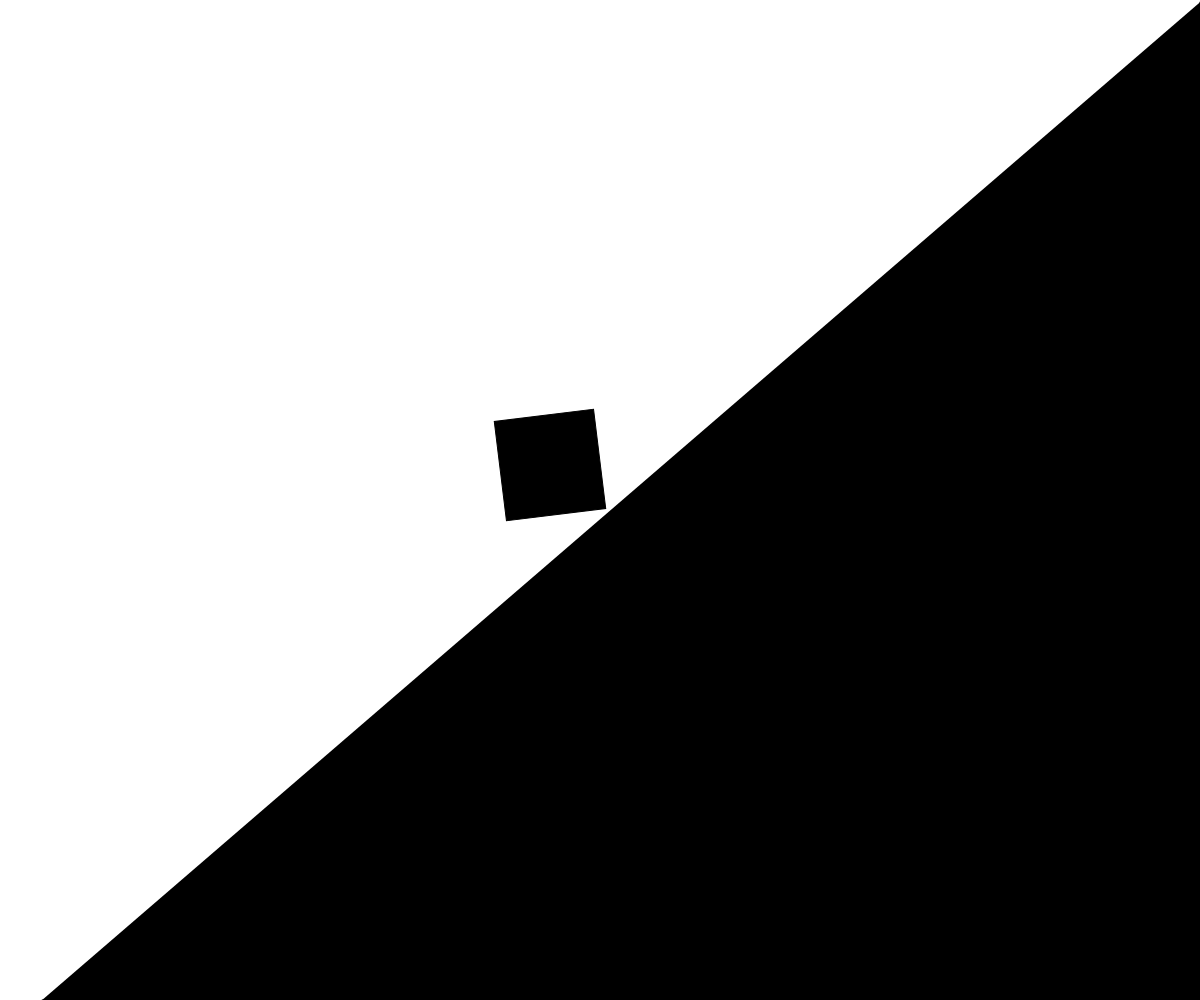
Frame 1 (no input)
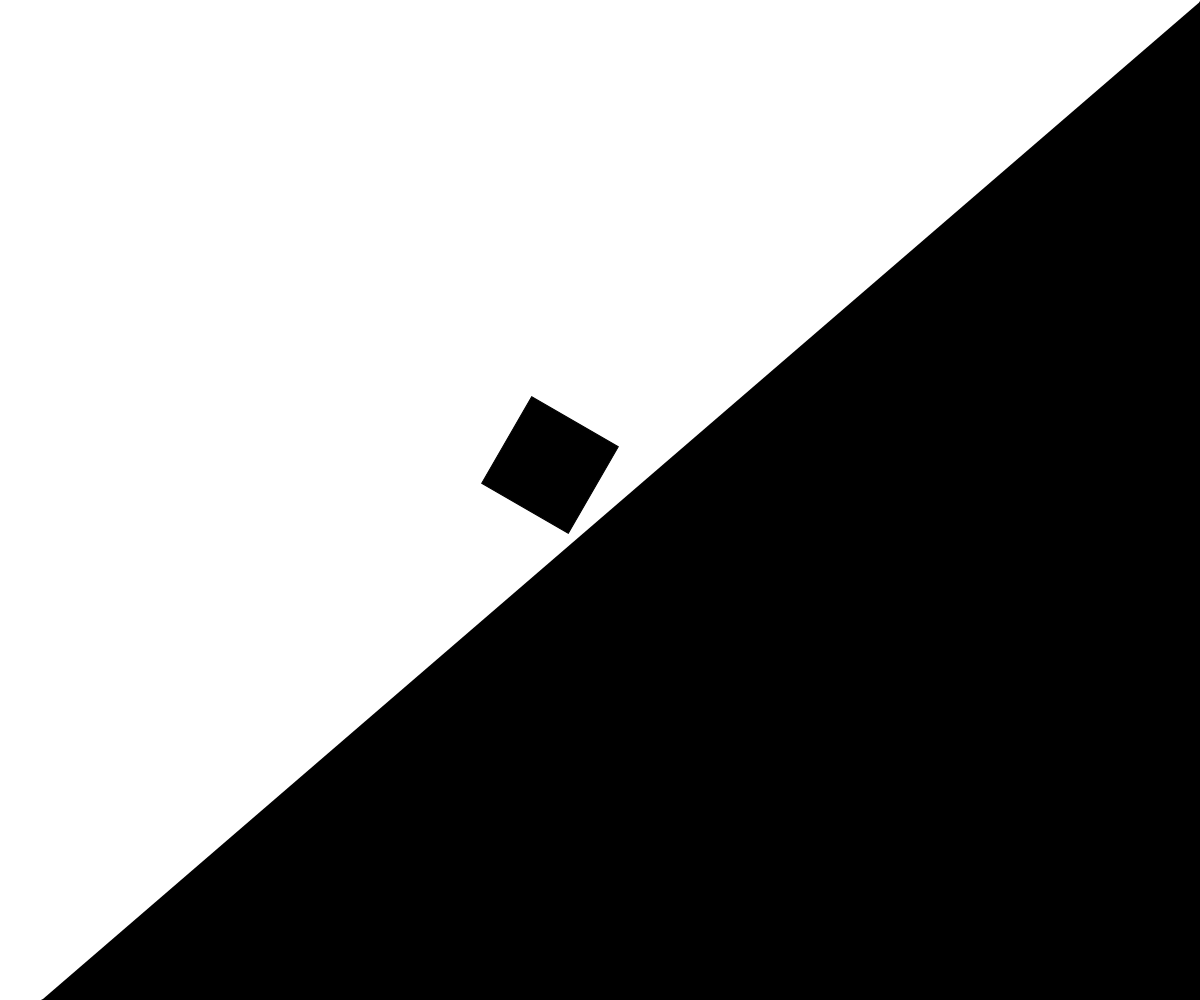
Frame 60 (no input)
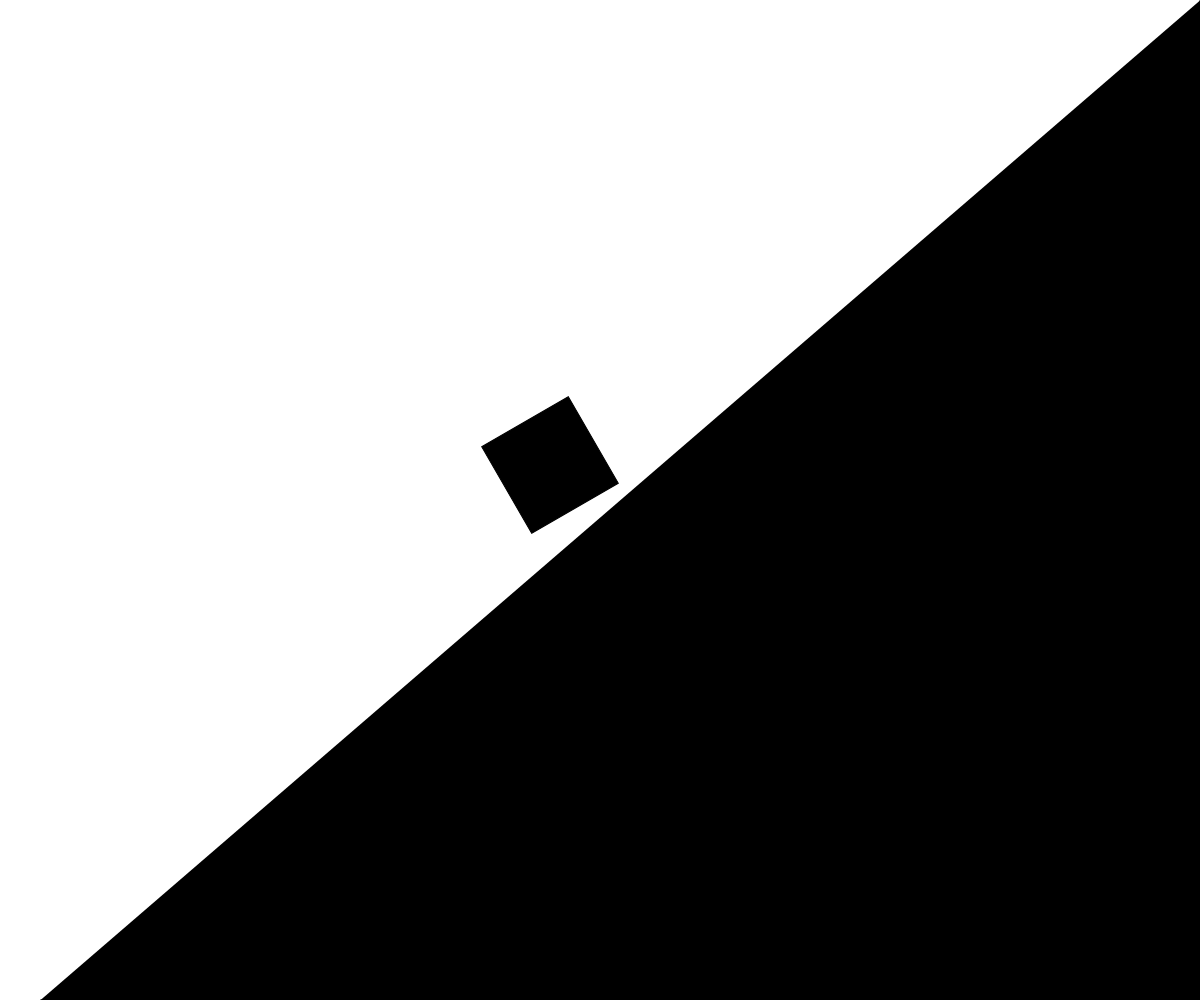
Frame 120 (the mouse pressed at the canvas centre since frame 60)

The p5.js sketch that drew these frames (run headless with seeded random() and noise() and a simulated clock; from frame 60 on, the mouse is pressed at the canvas centre):

// p5.js sketch
// ── sketch.js



function setup() {

	createCanvas(windowWidth,windowHeight);


}

function draw() {

var jitter = random(0, 3)	


background(255);
var degrees = map(mouseX, 0, windowWidth, 0, PI);

window.onresize = function(){createCanvas(windowWidth, windowHeight)};
var xsize = windowWidth;
var ysize= windowHeight;
fill(0);

beginShape();

vertex(jitter+40, ysize);
vertex(xsize,ysize);
vertex(xsize,jitter);

endShape();

push();
angleMode(DEGREES);
translate((xsize/2)-50, (ysize/2)-35,);
rotate(360-((frameCount*7)%720));
rectMode(CENTER);
rect(0, 0, 100, 100 );
pop();
}
